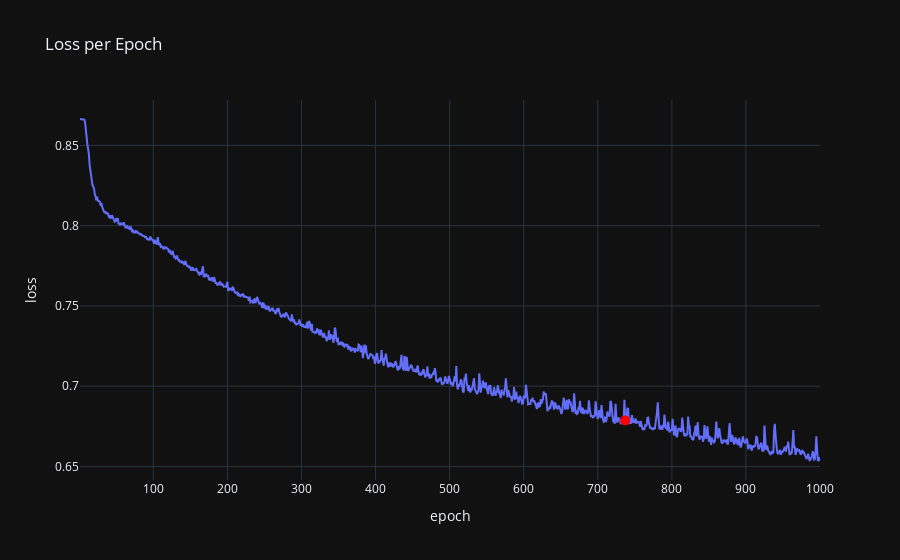
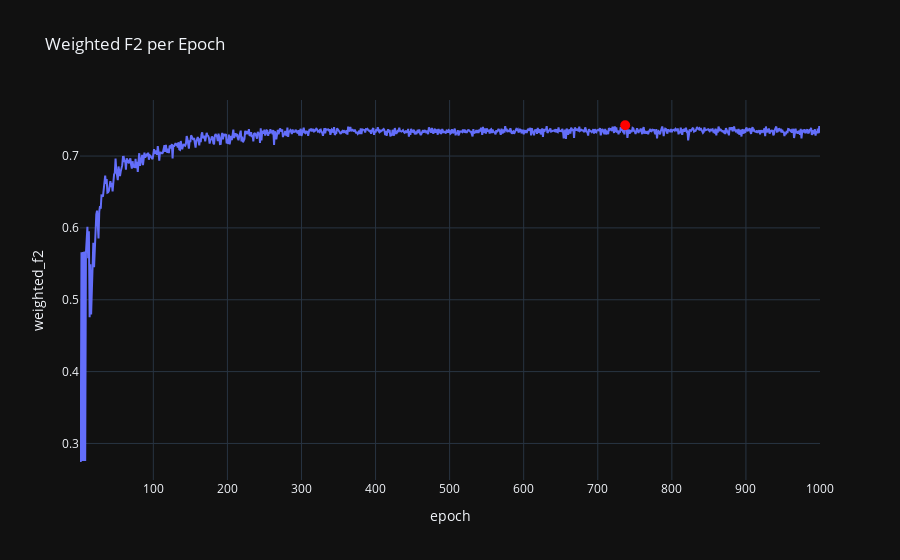

These figures' notebook cell, in order:
### Code cell
# Plot Loss and Target Metric per Epoch, highlighting the peak
fig_a = px.line(result_df, x='epoch', y='loss', title='Loss per Epoch', template='plotly_dark')
fig_a.add_scatter(x=[best_epoch+1], y=[loss_history[best_epoch]], mode='markers', showlegend=False, marker={'color': 'red', 'size': 10}, name='Best Model')
fig_a.update_layout()
fig_a.show()

fig_b = px.line(result_df, x='epoch', y='weighted_f2', title='Weighted F2 per Epoch', template='plotly_dark')
fig_b.add_scatter(x=[best_epoch+1], y=[metric_history[best_epoch]['weighted_f2']], mode='markers', showlegend=False, marker={'color': 'red', 'size': 10}, name='Best Model')
fig_b.update_layout()
fig_b.show()

### Figure 1 — Plotly figure (JSON) as saved in the notebook; plotly's stock layout.template omitted (floating-point values rounded to 4 significant figures; data arrays with more than 128 entries replaced by an {"elided": "..."} marker saying what was removed)
{"data": [{"hovertemplate": "epoch=%{x}<br>loss=%{y}<extra></extra>", "legendgroup": "", "line": {"color": "#636efa", "dash": "solid"}, "marker": {"symbol": "circle"}, "mode": "lines", "name": "", "orientation": "v", "showlegend": false, "type": "scatter", "x": {"elided": "1000 int values"}, "xaxis": "x", "y": {"elided": "1000 float values"}, "yaxis": "y"}, {"marker": {"color": "red", "size": 10}, "mode": "markers", "name": "Best Model", "showlegend": false, "type": "scatter", "x": [737], "y": [0.6786]}], "layout": {"legend": {"tracegroupgap": 0}, "title": {"text": "Loss per Epoch"}, "xaxis": {"anchor": "y", "domain": [0, 1], "title": {"text": "epoch"}}, "yaxis": {"anchor": "x", "domain": [0, 1], "title": {"text": "loss"}}}}

### Figure 2 — Plotly figure (JSON) as saved in the notebook; plotly's stock layout.template omitted (floating-point values rounded to 4 significant figures; data arrays with more than 128 entries replaced by an {"elided": "..."} marker saying what was removed)
{"data": [{"hovertemplate": "epoch=%{x}<br>weighted_f2=%{y}<extra></extra>", "legendgroup": "", "line": {"color": "#636efa", "dash": "solid"}, "marker": {"symbol": "circle"}, "mode": "lines", "name": "", "orientation": "v", "showlegend": false, "type": "scatter", "x": {"elided": "1000 int values"}, "xaxis": "x", "y": {"elided": "1000 float values"}, "yaxis": "y"}, {"marker": {"color": "red", "size": 10}, "mode": "markers", "name": "Best Model", "showlegend": false, "type": "scatter", "x": [737], "y": [0.7429]}], "layout": {"legend": {"tracegroupgap": 0}, "title": {"text": "Weighted F2 per Epoch"}, "xaxis": {"anchor": "y", "domain": [0, 1], "title": {"text": "epoch"}}, "yaxis": {"anchor": "x", "domain": [0, 1], "title": {"text": "weighted_f2"}}}}
